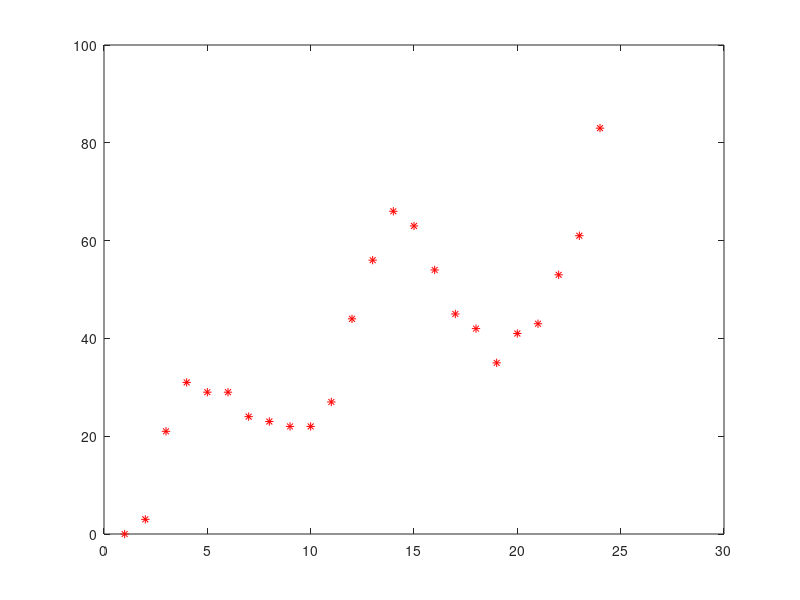

Recreate this plot in MATLAB.
%@author Wu AiJing

y = [0 3 21 31 29 29 24 23 22 22 27 44 56 66 63 54 45 42 35 41 43 53 61 83];
x = 1:numel(y);

%{
    Infectious Curve:
    I(t) = coefficient.*t.^2.*exp(-t)
    should be transformed to plot(t+shift, I(times.*t))
    Let's call coefficient as C, shift as S, and times as T.
    Hence, I(t) = C.*(T.*(t-S)).^2.*exp(-(T.*(t-S)))
    
    F = [C1, T1, S1, C2, T2, S2, C3, T3, S3] -- factors
%}
g = @(x) max(x,0).^2.*exp(-x);
%use max(x,0) as subsection of curves, no need to manually set the division
%if x is less than F(3/6/9), then x-F(3/6/9) < 0, so max(x,0) = 0
I = @(x, F) 0 + F(1).*g(F(2).*(x-F(3))) + F(4).*g(F(5).*(x-F(6))) + F(7).*g(F(8).*(x-F(9)));
optimal = fminsearch(@(F) sum((y-I(x, F)).^2), [63, 0.95, 0.65, 100, 0.53, 9, 170, 0.35, 18]);

t = linspace(min(x), max(x)+6, 1000)';
plot(t, I(t, optimal), 'b', x, y, 'r*')